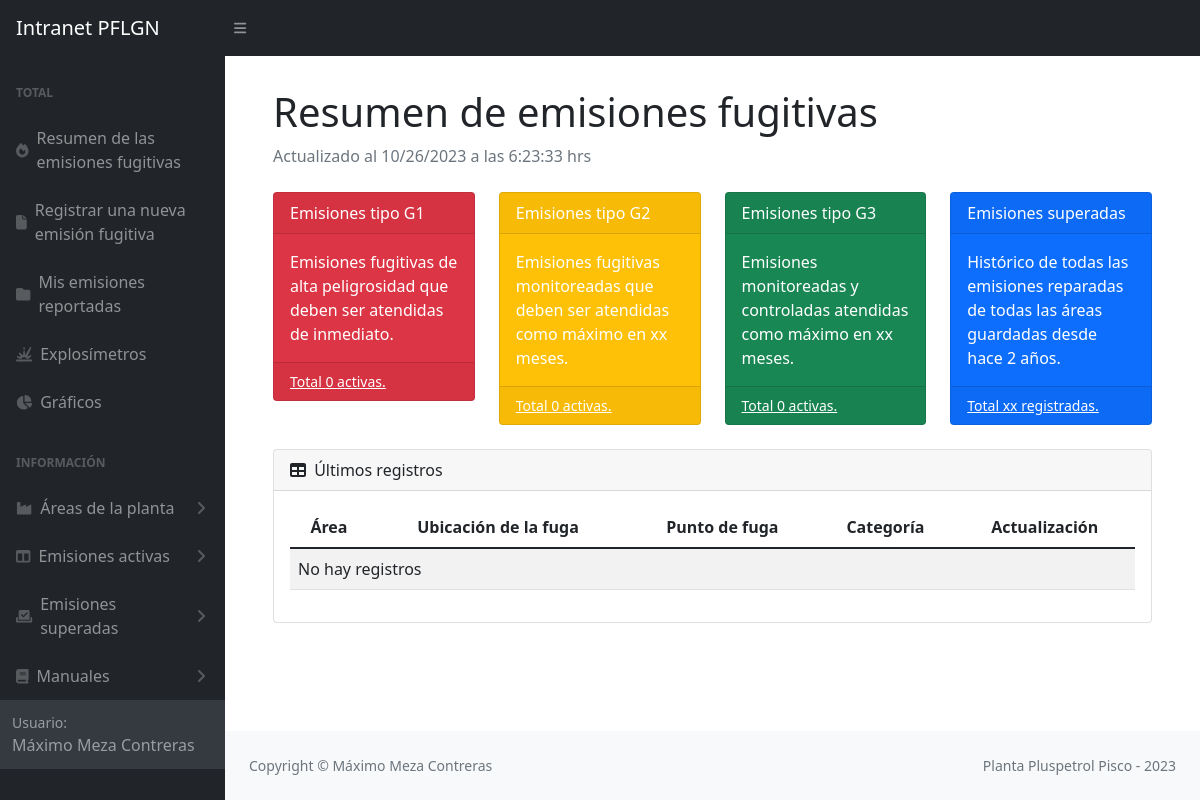
Before: /emisionesFugitivas/ (signed in) with the older database file.
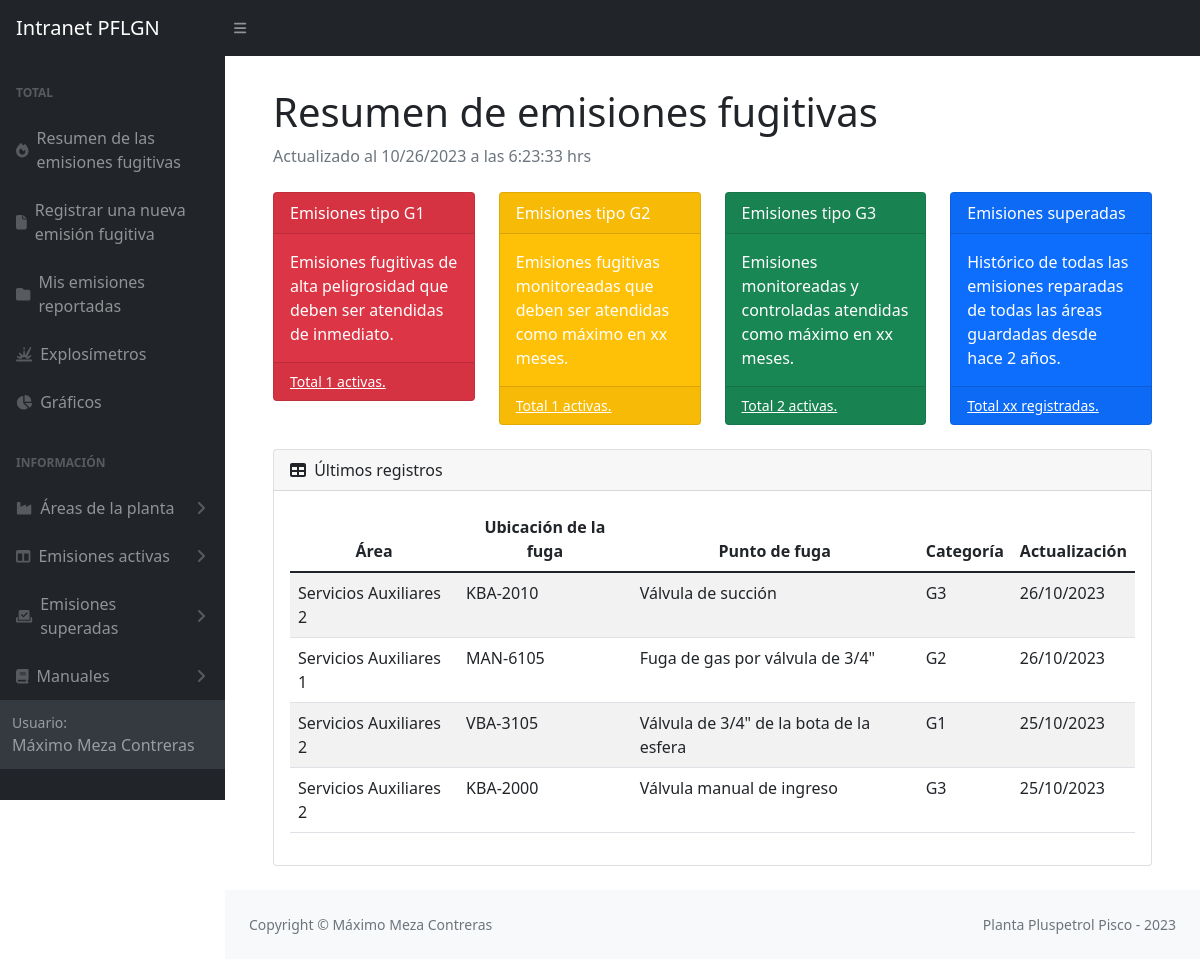
After: the same page with the newer database file.
### emisiones/models.py (models this page shows, shortened)
class Emision(models.Model):
    site = models.CharField(max_length=20, choices=SITE_CHOICES, default='Pisco')
    yacimiento = models.CharField(max_length=100, choices=YACIMIENTO_CHOICES, default='Pisco')
    area = models.CharField(max_length=100)
    sistema = models.CharField(max_length=100)
    ubicacion = models.TextField(max_length=200)
    fuga = models.TextField(max_length=300)
    fluido = models.CharField(max_length=100)
    sustancia = models.CharField(max_length=100)
    componente = models.CharField(max_length=100)
    instalacion = models.CharField(max_length=100)
    tamAccesorio = models.CharField(max_length=100)
    medicion = models.PositiveIntegerField()
    medicion15 = models.CharField(max_length=100)
    presion = models.CharField(max_length=100)
    ciclado = models.CharField(max_length=50)
    ignicion = models.CharField(max_length=50)
    localizacion = models.CharField(max_length=50)
    usuario = models.ForeignKey(User, on_delete=models.SET_NULL, null=True)
    fechaReporte = models.DateField()
    updated_at = models.DateTimeField(null=True)
    created_at = models.DateField(auto_now_add=True,null=True)
    emisionSuperada = models.BooleanField(default=False)
    FCF = models.PositiveSmallIntegerField(null=True)
    categoria = models.CharField(max_length=10, null=True)
    imagen = models.ImageField(upload_to='imagenesEmisiones', null=True)

### emisiones/views.py (the view)
# urls.py: path('emisionesFugitivas/', views.mainEmisiones, name='emisionesPrincipal'),
@login_required
def mainEmisiones(request):
    Emisiones = Emision.objects.all().order_by('-updated_at')
    cantidadG1,cantidadG2,cantidadG3 = FactorizacionTipoG()
    return render (request, 'mainEmisiones.html',{'Emisiones':Emisiones, 'cantidadG1':cantidadG1,'cantidadG2':cantidadG2,'cantidadG3':cantidadG3},)

### emisiones/utils/factores.py (called while the page is built)
def FactorizacionTipoG():
    tipoG1 = Emision.objects.all().filter(categoria='G1')
    tipoG2 = Emision.objects.all().filter(categoria='G2')
    tipoG3 = Emision.objects.all().filter(categoria='G3')
    cantidadG1 = 0
    cantidadG2 = 0
    cantidadG3 = 0
    if(tipoG1==[]):
        cantidadG1 = 0
    else:
        for G1 in tipoG1:
            cantidadG1 = cantidadG1 +1
    if(tipoG2==[]):
        cantidadG2 = 0
    else:
        for G2 in tipoG2:
            cantidadG2 = cantidadG2 +1
    if(tipoG3==[]):
        cantidadG3 = 0
    else:
        for G3 in tipoG3:
            cantidadG3 = cantidadG3 +1
    return cantidadG1,cantidadG2,cantidadG3

### emisiones/templates/mainEmisiones.html (shortened to what this page needs)
{% extends 'partials/_barraLateralEmisiones.html' %}
{% block content %}
<div class="container mt-2">
    <main>
        <div class="container-fluid px-4">
            <h1 class="mt-4">Resumen de emisiones fugitivas</h1>
            <ol class="breadcrumb mb-4">
                <li class="breadcrumb-item active"><div  id="fechaActualizacionEmisiones">Actualizado al dd/mm/aaaa a las hh:mm</div> </li>
            </ol>
            <div class="row">
                <div class="col-xl-3 col-md-6">
                    <div class="card bg-danger text-white mb-4">
                        <div class="card-header">Emisiones tipo G1</div>
                        <div class="card-body">Emisiones fugitivas de alta peligrosidad que deben ser atendidas de inmediato.</div>
                        <div class="card-footer d-flex align-items-center justify-content-between">
                            <a class="small text-white stretched-link" href="/listaEmisionesG1">Total {{cantidadG1}} activas.</a>
                        </div>
                    </div>
                </div>
                <div class="col-xl-3 col-md-6">
                    <div class="card bg-warning text-white mb-4">
                        <div class="card-header">Emisiones tipo G2</div>
                        <div class="card-body">Emisiones fugitivas monitoreadas que deben ser atendidas como máximo en xx meses.</div>
                        <div class="card-footer d-flex align-items-center justify-content-between">
                        <a class="small text-white stretched-link" href="/listaEmisionesG2">Total {{cantidadG2}} activas.</a>
                        </div>
                    </div>
                </div>
                <div class="col-xl-3 col-md-6">
                    <div class="card bg-success text-white mb-4">
                        <div class="card-header">Emisiones tipo G3</div>
                        <div class="card-body">Emisiones monitoreadas y controladas atendidas como máximo en xx meses. </div>
                        <div class="card-footer d-flex align-items-center justify-content-between">
                        <a class="small text-white stretched-link" href="/listaEmisionesG3">Total {{cantidadG3}}  activas.</a>
                        </div>
                    </div>
                </div>
                <div class="col-xl-3 col-md-6">
                    <div class="card bg-primary text-white mb-4">
                        <div class="card-header">Emisiones superadas</div>
                        <div class="card-body">Histórico de todas las emisiones reparadas de todas las áreas guardadas desde hace 2 años. </div>
                        <div class="card-footer d-flex align-items-center justify-content-between">
                            <a class="small text-white stretched-link" href="#">Total xx registradas.</a>
                        </div>
                    </div>
                </div>
            </div>
            <div class="card mb-4">
                <div class="card-header">
                    <i class="fas fa-table me-1"></i>
                    Últimos registros
                </div>
                <div class="card-body">
                    <table class="table table-striped table-responsive" id="datatablesSimple">
                        <thead>
                            <tr>
                                <th>Área</th>
                                <th>Ubicación de la fuga</th>
                                <th>Punto de fuga</th>
                                <th>Categoría</th>
                                <th>Actualización</th>
                            </tr>
                        </thead>
                        <tbody>
                            {% for Emision in Emisiones %}
                            <tr>
                                <td>{{Emision.area}}</td>
                                <td>{{Emision.ubicacion}}</td>
                                <td>{{Emision.fuga| truncatechars:50}}</td>
                                <td>{{Emision.categoria}}</td>
                                <td>{{Emision.created_at|date:'d/m/Y'}}</td>
                            </tr>
                            {% empty %}
                            <td colspan="7">No hay registros</td>
                        {% endfor %}
                        </tbody>
                    </table>
                </div>
            </div>
        </div>
    </main>
{% endblock %}

### emisiones/templates/partials/_barraLateralEmisiones.html (shortened to what this page needs)
{% load static %}
<!DOCTYPE html>
<html lang="en">
<head>
    <link href="https://cdn.jsdelivr.net/npm/bootstrap@5.3.0-alpha3/dist/css/bootstrap.min.css" rel="stylesheet">
    <link rel="stylesheet" type="text/css" href="{% static 'css/dashboardEmisiones.css' %}">
    <link rel="stylesheet" type="text/css" href="{% static 'css/mainEmisiones.css' %}">
</head>
<body  class="sb-nav-fixed">
    <nav class="sb-topnav navbar navbar-expand navbar-dark bg-dark">
        <a class="navbar-brand ps-3" href='/'>Intranet PFLGN</a>
        <button class="btn btn-link btn-sm order-1 order-lg-0 me-4 me-lg-0" id="sidebarToggle"><i class="fas fa-bars"></i></button>
    </nav>
    <div id="layoutSidenav">
        <div id="layoutSidenav_nav">
            <nav class="sb-sidenav accordion sb-sidenav-dark" id="sidenavAccordion">
                <div class="sb-sidenav-menu">
                    <div class="nav">
                        <div class="sb-sidenav-menu-heading">Total</div>
                        <a class="nav-link" href="/emisionesFugitivas">
                            <div class="sb-nav-link-icon"><i class="fa-solid fa-fire"></i></div>
                                Resumen de las emisiones fugitivas
                        </a>
                        <a class="nav-link" href='/registrarEmisiones'>
                            <div class="sb-nav-link-icon"><i class="fa-solid fa-file"></i></div>
                                Registrar una nueva emisión fugitiva
                        </a>
                        <a class="nav-link" href='/listaMisReportes'>
                            <div class="sb-nav-link-icon"><i class="fa-solid fa-folder"></i></div>
                                Mis emisiones reportadas
                        </a>
                        <a class="nav-link" href='/explosimetros'>
                            <div class="sb-nav-link-icon"><i class="fa-solid fa-explosion"></i></div>
                                Explosímetros
                        </a>
                        <a class="nav-link" href='/graficasEmisiones'>
                            <div class="sb-nav-link-icon"><i class="fa-solid fa-chart-pie"></i></div>
                                Gráficos
                        </a>
                        <div class="sb-sidenav-menu-heading">Información</div>
                        <a class="nav-link collapsed" href="#" data-bs-toggle="collapse" data-bs-target="#collapseAreas" aria-expanded="false" aria-controls="collapseLayouts">
                            <div class="sb-nav-link-icon"><i class="fa-solid fa-industry"></i></div>
                                Áreas de la planta
                            <div class="sb-sidenav-collapse-arrow"><i class="fas fa-angle-down"></i></div>
                        </a>
                        <a class="nav-link collapsed" href="#" data-bs-toggle="collapse" data-bs-target="#collapseCrios" aria-expanded="false" aria-controls="collapseLayouts">
                            <div class="sb-nav-link-icon"><i class="fas fa-columns"></i></div>
                                Emisiones activas
                            <div class="sb-sidenav-collapse-arrow"><i class="fas fa-angle-down"></i></div>
                        </a>
                            <a class="nav-link collapsed" href="#" data-bs-toggle="collapse" data-bs-target="#collapseSuperadas" aria-expanded="false" aria-controls="collapseLayouts">
                                <div class="sb-nav-link-icon"><i class="fa-solid fa-check-to-slot"></i></div>
                                    Emisiones superadas
                                <div class="sb-sidenav-collapse-arrow"><i class="fas fa-angle-down"></i></div>
                            </a>
                            <a class="nav-link collapsed" href="#" data-bs-toggle="collapse" data-bs-target="#collapseCSU" aria-expanded="false" aria-controls="collapseLayouts">
                                <div class="sb-nav-link-icon"><i class="fa-solid fa-book"></i></i></div>
                                Manuales
                                <div class="sb-sidenav-collapse-arrow"><i class="fas fa-angle-down"></i></div>
                            </a>
                <div class="sb-sidenav-footer">
                    <div class="small">Usuario:</div>
                    {{user.first_name}} {{user.last_name}}
                </div>
            </nav>
        </div>
        <div id="layoutSidenav_content">
            {% block content %}
            {% endblock %}
        </div>
        <footer class="py-4 bg-light mt-auto">
            <div class="container-fluid px-4">
                <div class="d-flex align-items-center justify-content-between small">
                    <div class="text-muted">Copyright &copy; Máximo Meza Contreras</div>
                    <div class="text-muted">Planta Pluspetrol Pisco - 2023</div>
                </div>
            </div>
        </footer>
</body>
</html>

### emisiones/static/css/mainEmisiones.css (style rules this page uses)
:root { --bs-blue: #0d6efd; --bs-indigo: #6610f2; --bs-purple: #6f42c1; --bs-pink: #d63384; --bs-red: #dc3545; --bs-orange: #fd7e14; --bs-yellow: #ffc107; --bs-green: #198754; --bs-teal: #20c997; --bs-cyan: #0dcaf0; --bs-white: #fff; --bs-gray: #6c757d; --bs-gray-dark: #343a40; --bs-primary: #0d6efd; --bs-secondary: #6c757d; --bs-success: #198754; --bs-info: #0dcaf0; --bs-warning: #ffc107; --bs-danger: #dc3545; --bs-light: #f8f9fa; --bs-dark: #212529; --greyLight-2: #c8d0e7; --card-background: linear-gradient(to bottom right, #f9fafc, #f7f7f8); --card-shadow: inset 2px 2px 3px #ebebf3, inset 4px 4px 15px #ffffff, 3px 3px 12px #c2c7d4; --bs-font-sans-serif: system-ui, -apple-system, "Segoe UI", Roboto, "Helvetica Neue", Arial, "Noto Sans", "Liberation Sans", sans-serif, "Apple Color Emoji", "Segoe UI Emoji", "Segoe UI Symbol", "Noto Color Emoji"; --bs-font-monospace: SFMono-Regular, Menlo, Monaco, Consolas, "Liberation Mono", "Courier New", monospace; --bs-gradient: linear-gradient(180deg, rgba(255, 255, 255, 0.15), rgba(255, 255, 255, 0)); }
.contenedorEmisiones div table tr,th { text-align: center; }

Changed rows visible on the page:
added Emision: area "Servicios Auxiliares 2", ubicacion "KBA-2010", fuga "Válvula de succión", categoria "G3", created_at "26/10/2023"
added Emision: area "Servicios Auxiliares 1", ubicacion "MAN-6105", fuga "Fuga de gas por válvula de 3/4\"", categoria "G2", created_at "26/10/2023"
added Emision: area "Servicios Auxiliares 2", ubicacion "VBA-3105", fuga "Válvula de 3/4\" de la bota de la esfera", categoria "G1", created_at "25/10/2023"
added Emision: area "Servicios Auxiliares 2", ubicacion "KBA-2000", fuga "Válvula manual de ingreso", categoria "G3", created_at "25/10/2023"
Other visible differences:
{{ cantidadG1 }}: "0" → "1"
{{ cantidadG2 }}: "0" → "1"
{{ cantidadG3 }}: "0" → "2"
text no longer shown: "No hay registros"
